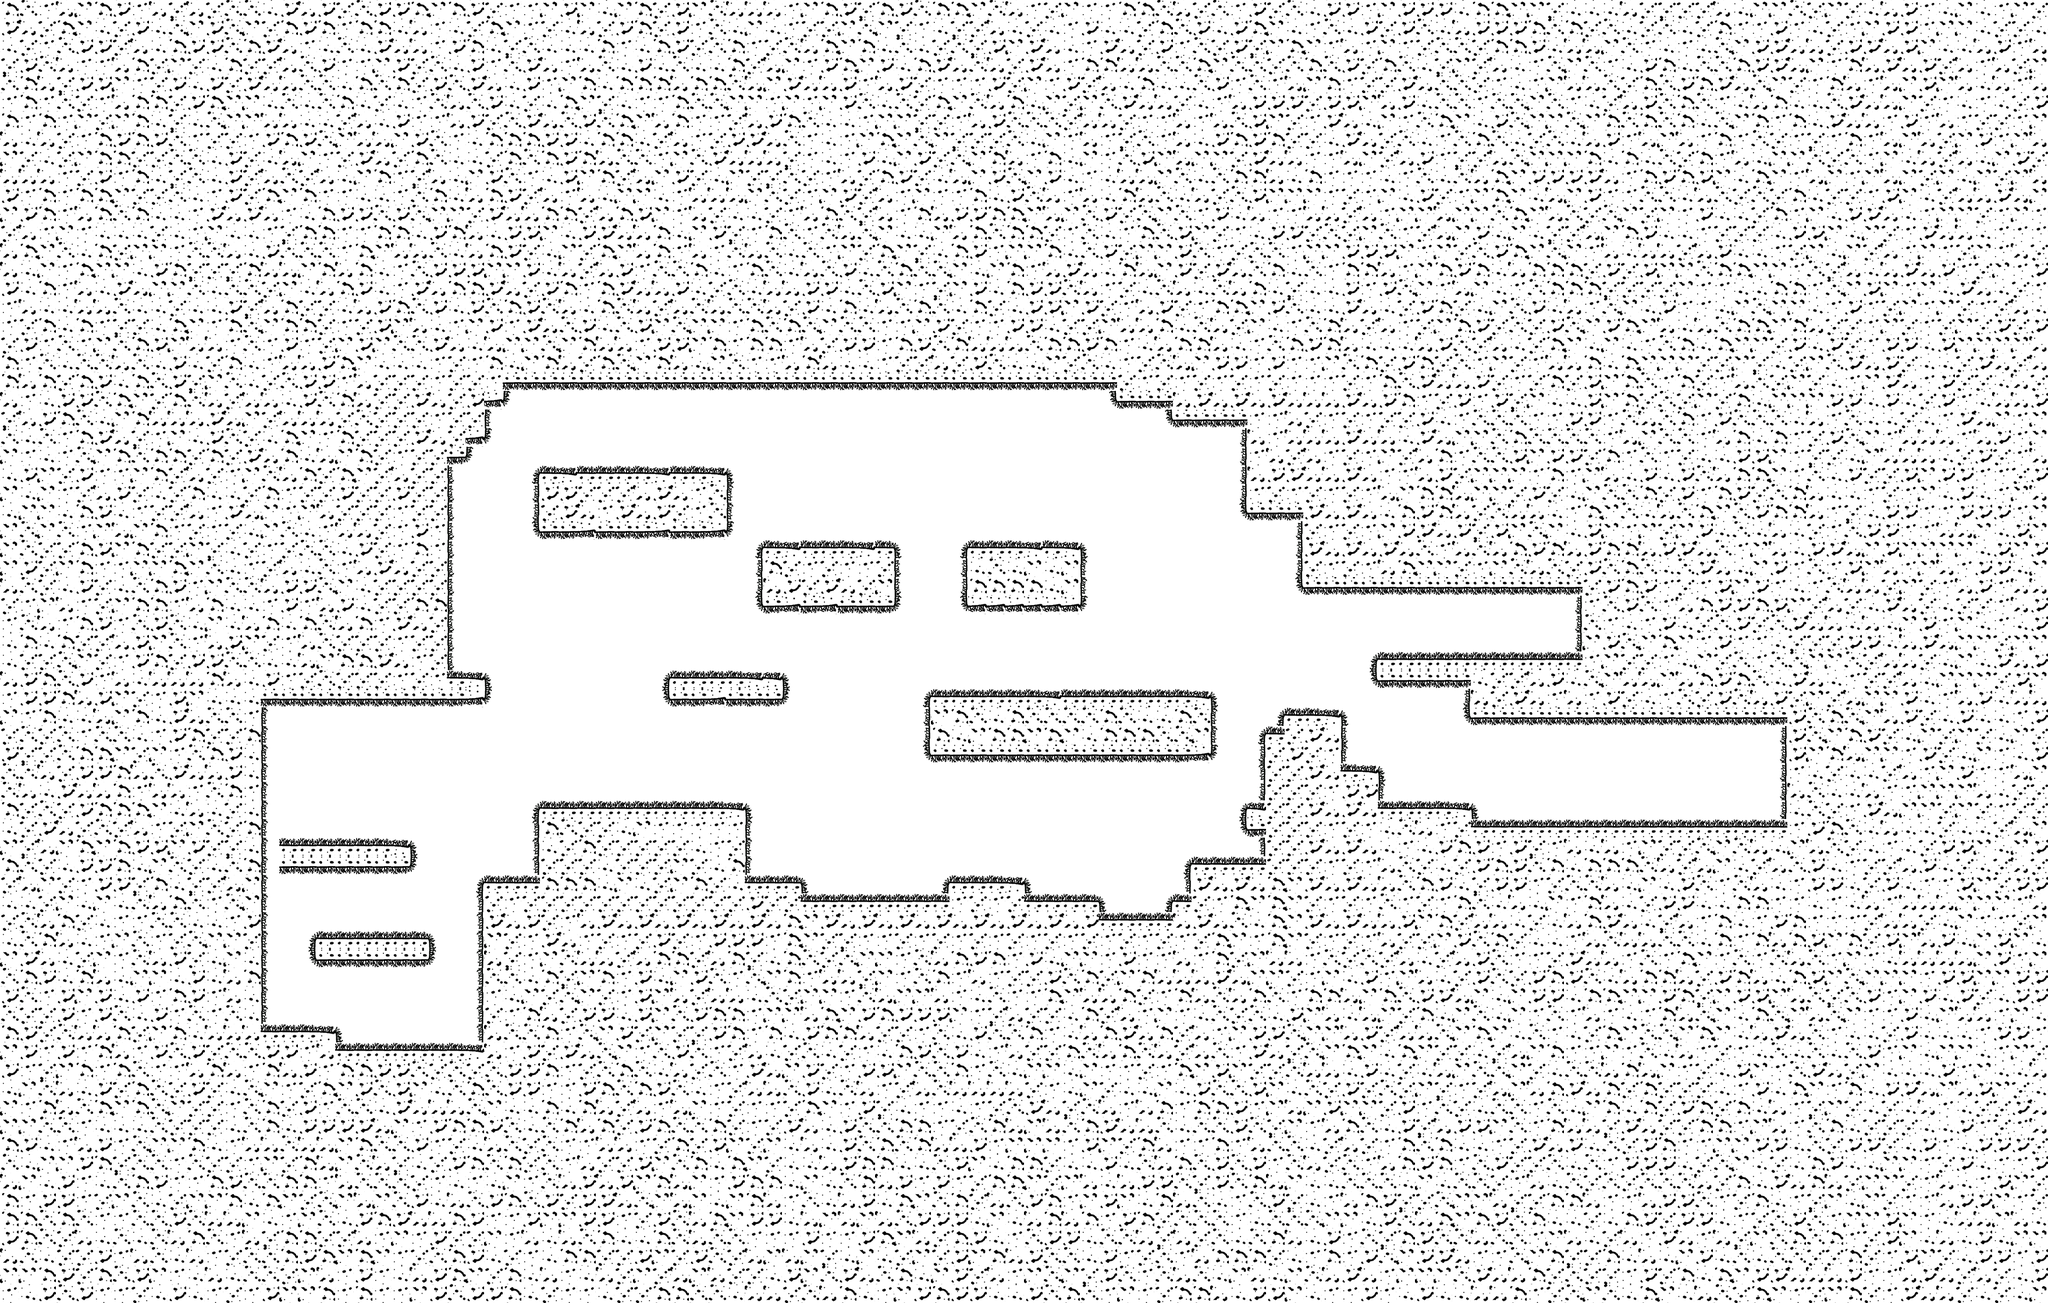

This is a level from a 2D game, rendered from its Tiled map with the project's own tilesets. A one-line summary and the map file follow, with tile-layer data summarised:
An orthogonal 110x70 tile map with 32x32 px tiles, 1 tile layer (Kachelz) and 50 objects.

<map version="1.0" orientation="orthogonal" width="110" height="70" tilewidth="32" tileheight="32" backgroundcolor="#ffffff">
 <tileset firstgid="1" name="first_tileset" tilewidth="32" tileheight="32">
  <image source="first_tileset.png" width="256" height="128" />
 </tileset>
 <layer name="Kachelz" width="110" height="70">
  <data>[7700 cells, 6869 non-empty, 24 distinct tile ids]</data>
 </layer>
 <objectgroup name="Collision" width="110" height="70">
  <object x="928" y="815" width="320" height="96" />
  <object x="1310" y="941" width="226" height="100" />
  <object x="1151" y="1166" width="192" height="33" />
  <object x="1599" y="1198" width="481" height="99" />
  <object x="1663" y="944" width="192" height="95" />
  <object x="830" y="1517" width="209" height="300" />
  <object x="1360" y="1551" width="288" height="27" />
  <object x="1631" y="1520" width="130" height="68" />
  <object x="1761" y="1547" width="128" height="59" />
  <object x="1876" y="1582" width="150" height="34" />
  <object x="2015" y="1551" width="60" height="63" />
  <object x="2048" y="1486" width="132" height="125" />
  <object x="2144" y="700" width="168" height="193" />
  <object x="1923" y="658" width="167" height="44" />
  <object x="2018" y="700" width="139" height="35" />
  <object x="854" y="634" width="1084" height="36" />
  <object x="783" y="658" width="77" height="47" />
  <object x="699" y="697" width="134" height="69" />
  <object x="699" y="762" width="102" height="36" />
  <object x="704" y="725" width="64" height="487" />
  <object x="926" y="1390" width="355" height="140" />
  <object x="1245" y="1519" width="132" height="33" />
  <object x="2206" y="1230" width="97" height="144" />
  <object x="2176" y="1261" width="73" height="247" />
  <object x="2144" y="1391" width="87" height="34" />
  <object x="541" y="1614" width="196" height="37" />
  <object x="363" y="1166" width="471" height="33" />
  <object x="364" y="1178" width="84" height="610" />
  <object x="364" y="1775" width="212" height="67" />
  <object x="554" y="1806" width="324" height="67" />
  <object x="480" y="1455" width="225" height="32" />
  <object x="2237" y="874" width="541" height="134" />
  <object x="2721" y="980" width="136" height="167" />
  <object x="2366" y="1134" width="382" height="34" />
  <object x="2527" y="1162" width="591" height="70" />
  <object x="2289" y="1327" width="80" height="85" />
  <object x="2361" y="1391" width="167" height="60" />
  <object x="2519" y="1423" width="596" height="29" />
  <object x="3071" y="1218" width="39" height="230" />
 </objectgroup>
 <objectgroup color="#9b33a4" name="SpawnPoints" width="110" height="70">
  <object x="1391" y="873" width="36" height="67" />
  <object x="1723" y="875" width="47" height="60" />
  <object x="1026" y="759" width="44" height="51" />
  <object x="1234" y="1108" width="31" height="55" />
  <object x="1811" y="1134" width="44" height="55" />
  <object x="1385" y="1476" width="41" height="69" />
  <object x="2062" y="1418" width="34" height="57" />
  <object x="485" y="1375" width="46" height="71" />
  <object x="545" y="1543" width="36" height="64" />
  <object x="698" y="1732" width="41" height="68" />
  <object x="781" y="1075" width="46" height="80" />
 </objectgroup>
</map>